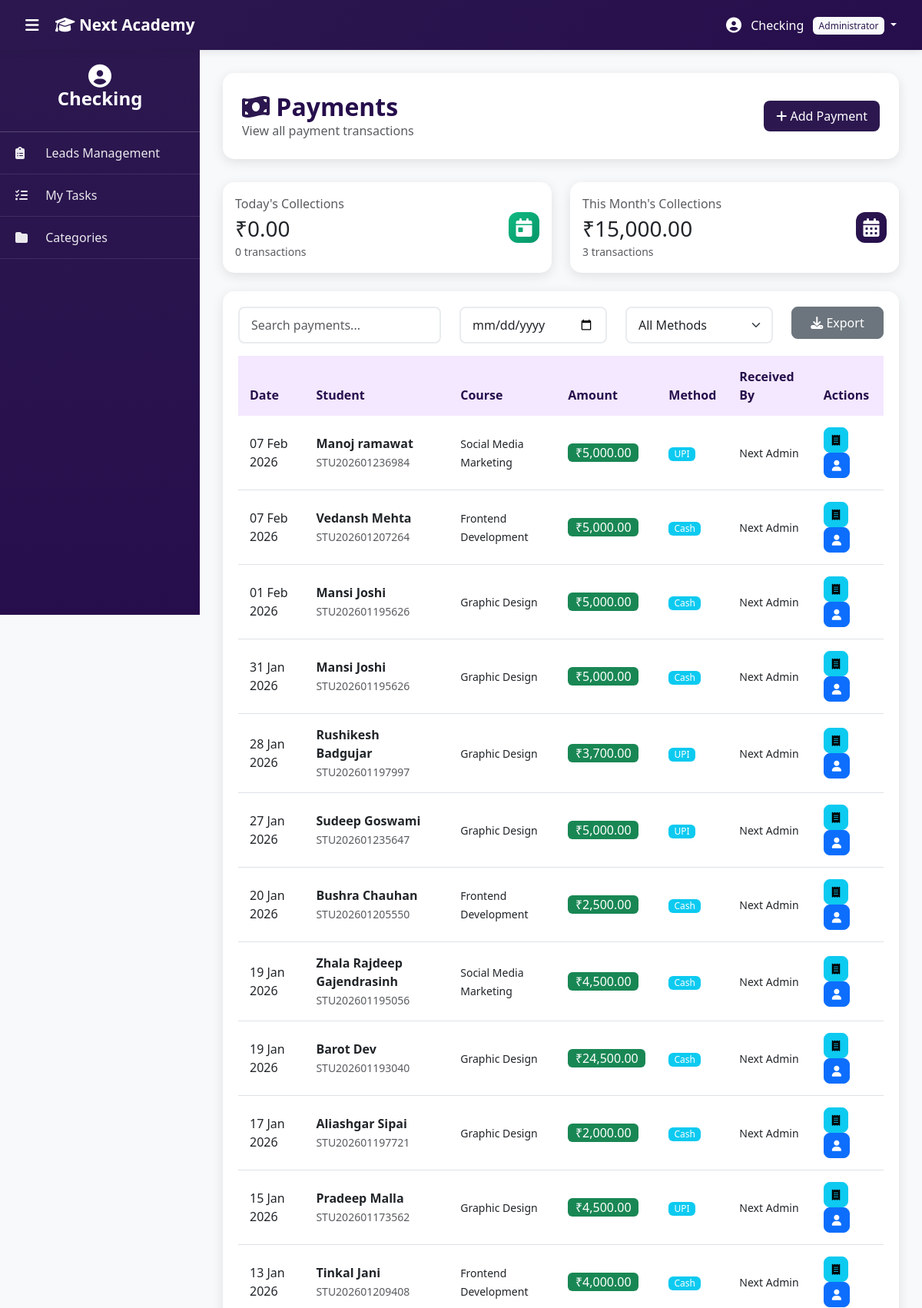
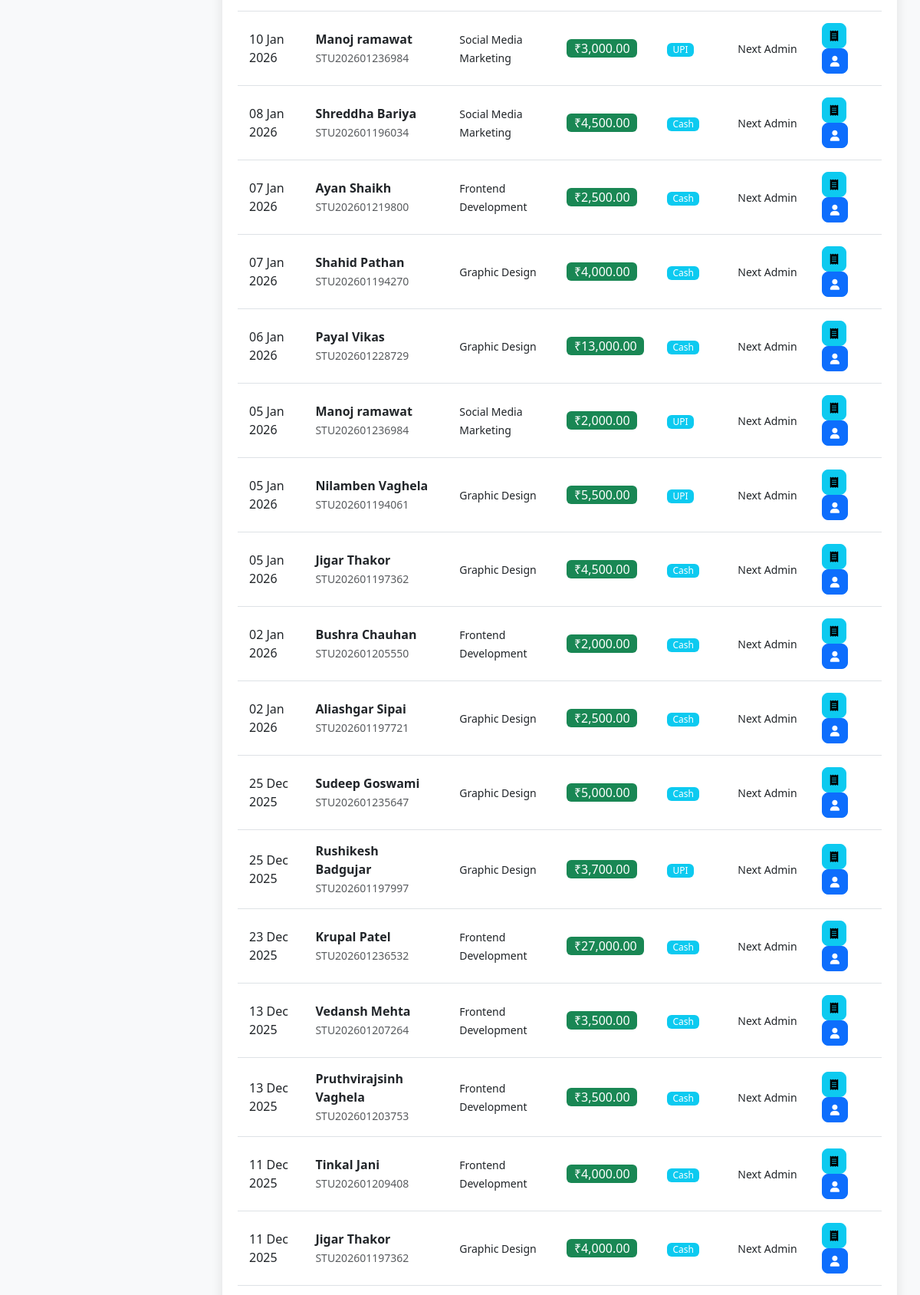
/admin/payments.php (signed in, upper part), run on the app's committed database (2 pictures, top to bottom).
### tables this page shows
CREATE TABLE `payments` (
  `id` int(11) NOT NULL,
  `student_id` int(11) NOT NULL,
  `amount_paid` decimal(10,2) NOT NULL,
  `payment_date` date NOT NULL,
  `payment_method` enum('Cash','Bank Transfer','Card','UPI','Other') DEFAULT 'Cash',
  `receipt_number` varchar(50) DEFAULT NULL,
  `notes` text DEFAULT NULL,
  `created_by` int(11) NOT NULL,
  `created_at` timestamp NULL DEFAULT current_timestamp()
);

CREATE TABLE `students` (
  `id` int(11) NOT NULL,
  `inquiry_id` int(11) DEFAULT NULL,
  `student_code` varchar(20) NOT NULL,
  `full_name` varchar(100) NOT NULL,
  `email` varchar(100) DEFAULT NULL,
  `phone` varchar(20) NOT NULL,
  `address` text DEFAULT NULL,
  `birthdate` date DEFAULT NULL,
  `photo` varchar(255) DEFAULT NULL,
  `category_id` int(11) NOT NULL,
  `course_id` int(11) NOT NULL,
  `duration_months` int(11) NOT NULL,
  `batch` enum('Morning','Evening') DEFAULT 'Morning',
  `total_fees` decimal(10,2) NOT NULL,
  `enrollment_date` date NOT NULL,
  `monthly_due_day` tinyint(4) DEFAULT NULL,
  `completion_date` date DEFAULT NULL,
  `status` enum('Active','Hold','Completed','Dropped','Deleted') DEFAULT 'Active',
  `hold_start_date` date DEFAULT NULL,
  `hold_reason` text DEFAULT NULL,
  `resume_date` date DEFAULT NULL,
  `total_hold_days` int(11) DEFAULT 0,
  `username` varchar(50) DEFAULT NULL,
  `password` varchar(255) DEFAULT NULL,
  `login_enabled` tinyint(1) DEFAULT 0,
  `last_login` timestamp NULL DEFAULT NULL,
  `portal_last_login` timestamp NULL DEFAULT NULL,
  `created_at` timestamp NULL DEFAULT current_timestamp(),
  `updated_at` timestamp NULL DEFAULT current_timestamp() ON UPDATE current_timestamp()
);

CREATE TABLE `courses` (
  `id` int(11) NOT NULL,
  `category_id` int(11) NOT NULL,
  `name` varchar(150) NOT NULL,
  `description` text DEFAULT NULL,
  `status` enum('Active','Inactive') DEFAULT 'Active',
  `created_at` timestamp NULL DEFAULT current_timestamp(),
  `updated_at` timestamp NULL DEFAULT current_timestamp() ON UPDATE current_timestamp()
);

### admin/payments.php (the view, shortened to what this page needs)
<?php
include 'includes/header.php';
$payments = $conn->query("SELECT p.*, s.student_code, s.full_name, s.phone, c.name as course_name,
                          a.full_name as admin_name
                          FROM payments p
                          JOIN students s ON p.student_id = s.id
                          JOIN courses c ON s.course_id = c.id
                          JOIN admins a ON p.created_by = a.id
                          ORDER BY p.payment_date DESC, p.created_at DESC
                          LIMIT 100");
$today_payments = $conn->query("SELECT COUNT(*) as count, COALESCE(SUM(amount_paid), 0) as total
                                FROM payments
                                WHERE DATE(payment_date) = CURDATE()")->fetch_assoc();
$month_payments = $conn->query("SELECT COUNT(*) as count, COALESCE(SUM(amount_paid), 0) as total
                                FROM payments
                                WHERE MONTH(payment_date) = MONTH(CURDATE())
                                AND YEAR(payment_date) = YEAR(CURDATE())")->fetch_assoc();
?>
<div class="page-header d-flex justify-content-between align-items-center">
    <div>
        <h2><i class="fas fa-money-bill-wave text-purple"></i> Payments</h2>
        <p class="text-muted mb-0">View all payment transactions</p>
    </div>
    <a href="add_payment.php" class="btn btn-purple">
        <i class="fas fa-plus"></i> Add Payment
    </a>
</div>
<div class="row g-4 mb-4">
    <div class="col-md-6">
        <div class="card dashboard-card">
            <div class="card-body">
                <div class="d-flex justify-content-between align-items-center">
                    <div>
                        <p class="text-muted mb-1">Today's Collections</p>
                        <h3 class="mb-0">₹<?php echo number_format($today_payments['total'], 2); ?></h3>
                        <small class="text-muted"><?php echo $today_payments['count']; ?> transactions</small>
                    </div>
                    <div class="card-icon icon-success">
                        <i class="fas fa-calendar-day"></i>
                    </div>
                </div>
            </div>
        </div>
    </div>
    <div class="col-md-6">
        <div class="card dashboard-card">
            <div class="card-body">
                <div class="d-flex justify-content-between align-items-center">
                    <div>
                        <p class="text-muted mb-1">This Month's Collections</p>
                        <h3 class="mb-0">₹<?php echo number_format($month_payments['total'], 2); ?></h3>
                        <small class="text-muted"><?php echo $month_payments['count']; ?> transactions</small>
                    </div>
                    <div class="card-icon icon-purple">
                        <i class="fas fa-calendar-alt"></i>
                    </div>
                </div>
            </div>
        </div>
    </div>
</div>
<div class="table-card">
    <div class="mb-3 row">
        <div class="col-md-4">
            <input type="text" class="form-control" id="searchPayment" placeholder="Search payments...">
        </div>
        <div class="col-md-3">
            <input type="date" class="form-control" id="filterDate" onchange="filterPaymentsByDate()">
        </div>
        <div class="col-md-3">
            <select class="form-select" id="filterMethod" onchange="filterPaymentsByMethod()">
                <option value="">All Methods</option>
            </select>
        </div>
        <div class="col-md-2">
            <button class="btn btn-secondary w-100" onclick="exportTableToCSV('paymentsTable', 'payments.csv')">
                <i class="fas fa-download"></i> Export
            </button>
        </div>
    </div>
    <div class="table-responsive">
        <table class="table table-hover" id="paymentsTable">
            <thead>
                <tr>
                    <th>Date</th>
                    <th>Student</th>
                    <th>Course</th>
                    <th>Amount</th>
                    <th>Method</th>
                    <th>Received By</th>
                    <th>Actions</th>
                </tr>
            </thead>
            <tbody>
                <?php while ($payment = $payments->fetch_assoc()): ?>
                <tr>
                    <td><?php echo date('d M Y', strtotime($payment['payment_date'])); ?></td>
                    <td>
                        <strong><?php echo htmlspecialchars($payment['full_name']); ?></strong><br>
                        <small class="text-muted"><?php echo $payment['student_code']; ?></small>
                    </td>
                    <td><small><?php echo htmlspecialchars($payment['course_name']); ?></small></td>
                    <td><span class="badge bg-success fs-6">₹<?php echo number_format($payment['amount_paid'], 2); ?></span></td>
                    <td><span class="badge bg-info"><?php echo $payment['payment_method']; ?></span></td>
                    <td><small><?php echo htmlspecialchars($payment['admin_name']); ?></small></td>
                    <td>
                        <button class="btn btn-sm btn-info" onclick="viewReceipt(<?php echo $payment['id']; ?>)">
                            <i class="fas fa-receipt"></i>
                        </button>
                        <a href="student_details.php?id=<?php echo $payment['student_id']; ?>" class="btn btn-sm btn-primary">
                            <i class="fas fa-user"></i>
                        </a>
                    </td>
                </tr>
                <?php endwhile; ?>
            </tbody>
        </table>
    </div>
</div>
<?php include 'includes/footer.php'; ?>

### admin/assets/css/style.css (style rules this page uses)
:root { --purple-primary: #2c184f; --purple-dark: #260e4c; --purple-light: #8e73e0; --purple-lighter: #d6b8f5; --purple-extra-light: #f3e8ff; --sidebar-width: 260px; --navbar-height: 65px; }
* { margin: 0; padding: 0; box-sizing: border-box; }
body { font-family: 'Segoe UI', Tahoma, Geneva, Verdana, sans-serif; background: #f8f9fa; overflow-x: hidden; }
.text-purple { color: var(--purple-primary) !important; }
.btn-purple { background: var(--purple-primary); color: white; border: none; }
.dashboard-card { border-radius: 15px; border: none; box-shadow: 0 4px 15px rgba(0, 0, 0, 0.1); transition: transform 0.3s, box-shadow 0.3s; overflow: hidden; }
.card-icon { width: 40px; height: 40px; border-radius: 12px; display: flex; align-items: center; justify-content: center; font-size: 24px; color: white; }
.icon-purple { background: linear-gradient(135deg, var(--purple-primary), var(--purple-dark)); }
.icon-success { background: linear-gradient(135deg, #10b981, #059669); }
.table-card { background: white; border-radius: 15px; padding: 20px; box-shadow: 0 4px 15px rgba(0, 0, 0, 0.1); }
.table thead th { background: var(--purple-extra-light); color: var(--purple-dark); font-weight: 600; border: none; padding: 15px; }
.table tbody td { padding: 15px; vertical-align: middle; }
.btn { border-radius: 8px; padding: 8px 16px; font-weight: 500; transition: all 0.3s; }
.btn-sm { padding: 5px 10px; font-size: 0.875rem; }
.badge { padding: 6px 12px; font-weight: 500; border-radius: 6px; }
.form-control, .form-select { border: 2px solid #e9ecef; border-radius: 8px; padding: 10px 15px; transition: all 0.3s; }
.page-header { background: white; border-radius: 15px; padding: 25px; margin-bottom: 30px; box-shadow: 0 4px 15px rgba(0, 0, 0, 0.1); }
.page-header h2 { color: var(--purple-dark); margin: 0; font-weight: 600; }
body { overflow-x: hidden; }
.badge { font-size: 0.75rem; padding: 0.25em 0.6em; }
.badge { font-weight: 500; }

### data on the page
payments: payment_date "07 Feb 2026", student.full_name "Manoj ramawat", student.student_code "STU202601236984", courses.name "Social Media Marketing", amount_paid "5,000.00", payment_method "UPI", created_by.full_name "Next Admin"
payments: payment_date "07 Feb 2026", student.full_name "Vedansh Mehta", student.student_code "STU202601207264", courses.name "Frontend Development", amount_paid "5,000.00", payment_method "Cash", created_by.full_name "Next Admin"
payments: payment_date "01 Feb 2026", student.full_name "Mansi Joshi", student.student_code "STU202601195626", courses.name "Graphic Design", amount_paid "5,000.00", payment_method "Cash", created_by.full_name "Next Admin"
payments: payment_date "31 Jan 2026", student.full_name "Mansi Joshi", student.student_code "STU202601195626", courses.name "Graphic Design", amount_paid "5,000.00", payment_method "Cash", created_by.full_name "Next Admin"
payments: payment_date "28 Jan 2026", student.full_name "Rushikesh Badgujar", student.student_code "STU202601197997", courses.name "Graphic Design", amount_paid "3,700.00", payment_method "UPI", created_by.full_name "Next Admin"
payments: payment_date "27 Jan 2026", student.full_name "Sudeep Goswami", student.student_code "STU202601235647", courses.name "Graphic Design", amount_paid "5,000.00", payment_method "UPI", created_by.full_name "Next Admin"
payments: payment_date "20 Jan 2026", student.full_name "Bushra Chauhan", student.student_code "STU202601205550", courses.name "Frontend Development", amount_paid "2,500.00", payment_method "Cash", created_by.full_name "Next Admin"
payments: payment_date "19 Jan 2026", student.full_name "Zhala Rajdeep Gajendrasinh", student.student_code "STU202601195056", courses.name "Social Media Marketing", amount_paid "4,500.00", payment_method "Cash", created_by.full_name "Next Admin"
payments: payment_date "19 Jan 2026", student.full_name "Barot Dev", student.student_code "STU202601193040", courses.name "Graphic Design", amount_paid "24,500.00", payment_method "Cash", created_by.full_name "Next Admin"
payments: payment_date "17 Jan 2026", student.full_name "Aliashgar Sipai", student.student_code "STU202601197721", courses.name "Graphic Design", amount_paid "2,000.00", payment_method "Cash", created_by.full_name "Next Admin"
payments: payment_date "15 Jan 2026", student.full_name "Pradeep Malla", student.student_code "STU202601173562", courses.name "Graphic Design", amount_paid "4,500.00", payment_method "UPI", created_by.full_name "Next Admin"
payments: payment_date "13 Jan 2026", student.full_name "Tinkal Jani", student.student_code "STU202601209408", courses.name "Frontend Development", amount_paid "4,000.00", payment_method "Cash", created_by.full_name "Next Admin"
payments: payment_date "10 Jan 2026", student.full_name "Manoj ramawat", student.student_code "STU202601236984", courses.name "Social Media Marketing", amount_paid "3,000.00", payment_method "UPI", created_by.full_name "Next Admin"
payments: payment_date "08 Jan 2026", student.full_name "Shreddha Bariya", student.student_code "STU202601196034", courses.name "Social Media Marketing", amount_paid "4,500.00", payment_method "Cash", created_by.full_name "Next Admin"
payments: payment_date "07 Jan 2026", student.full_name "Ayan Shaikh", student.student_code "STU202601219800", courses.name "Frontend Development", amount_paid "2,500.00", payment_method "Cash", created_by.full_name "Next Admin"
payments: payment_date "07 Jan 2026", student.full_name "Shahid Pathan", student.student_code "STU202601194270", courses.name "Graphic Design", amount_paid "4,000.00", payment_method "Cash", created_by.full_name "Next Admin"
payments: payment_date "06 Jan 2026", student.full_name "Payal Vikas", student.student_code "STU202601228729", courses.name "Graphic Design", amount_paid "13,000.00", payment_method "Cash", created_by.full_name "Next Admin"
payments: payment_date "05 Jan 2026", student.full_name "Manoj ramawat", student.student_code "STU202601236984", courses.name "Social Media Marketing", amount_paid "2,000.00", payment_method "UPI", created_by.full_name "Next Admin"
payments: payment_date "05 Jan 2026", student.full_name "Nilamben Vaghela", student.student_code "STU202601194061", courses.name "Graphic Design", amount_paid "5,500.00", payment_method "UPI", created_by.full_name "Next Admin"
payments: payment_date "05 Jan 2026", student.full_name "Jigar Thakor", student.student_code "STU202601197362", courses.name "Graphic Design", amount_paid "4,500.00", payment_method "Cash", created_by.full_name "Next Admin"
payments: payment_date "02 Jan 2026", student.full_name "Bushra Chauhan", student.student_code "STU202601205550", courses.name "Frontend Development", amount_paid "2,000.00", payment_method "Cash", created_by.full_name "Next Admin"
payments: payment_date "02 Jan 2026", student.full_name "Aliashgar Sipai", student.student_code "STU202601197721", courses.name "Graphic Design", amount_paid "2,500.00", payment_method "Cash", created_by.full_name "Next Admin"
payments: payment_date "25 Dec 2025", student.full_name "Sudeep Goswami", student.student_code "STU202601235647", courses.name "Graphic Design", amount_paid "5,000.00", payment_method "Cash", created_by.full_name "Next Admin"
payments: payment_date "25 Dec 2025", student.full_name "Rushikesh Badgujar", student.student_code "STU202601197997", courses.name "Graphic Design", amount_paid "3,700.00", payment_method "UPI", created_by.full_name "Next Admin"
payments: payment_date "23 Dec 2025", student.full_name "Krupal Patel", student.student_code "STU202601236532", courses.name "Frontend Development", amount_paid "27,000.00", payment_method "Cash", created_by.full_name "Next Admin"
payments: payment_date "13 Dec 2025", student.full_name "Vedansh Mehta", student.student_code "STU202601207264", courses.name "Frontend Development", amount_paid "3,500.00", payment_method "Cash", created_by.full_name "Next Admin"
payments: payment_date "13 Dec 2025", student.full_name "Pruthvirajsinh Vaghela", student.student_code "STU202601203753", courses.name "Frontend Development", amount_paid "3,500.00", payment_method "Cash", created_by.full_name "Next Admin"
payments: payment_date "11 Dec 2025", student.full_name "Tinkal Jani", student.student_code "STU202601209408", courses.name "Frontend Development", amount_paid "4,000.00", payment_method "Cash", created_by.full_name "Next Admin"
payments: payment_date "11 Dec 2025", student.full_name "Jigar Thakor", student.student_code "STU202601197362", courses.name "Graphic Design", amount_paid "4,000.00", payment_method "Cash", created_by.full_name "Next Admin"

### other printed values
$admin['name'] "Checking"
$admin['role'] "Administrator"
$today_payments['total'] "0.00"
$today_payments['count'] "0"
$month_payments['total'] "15,000.00"
$month_payments['count'] "3"
